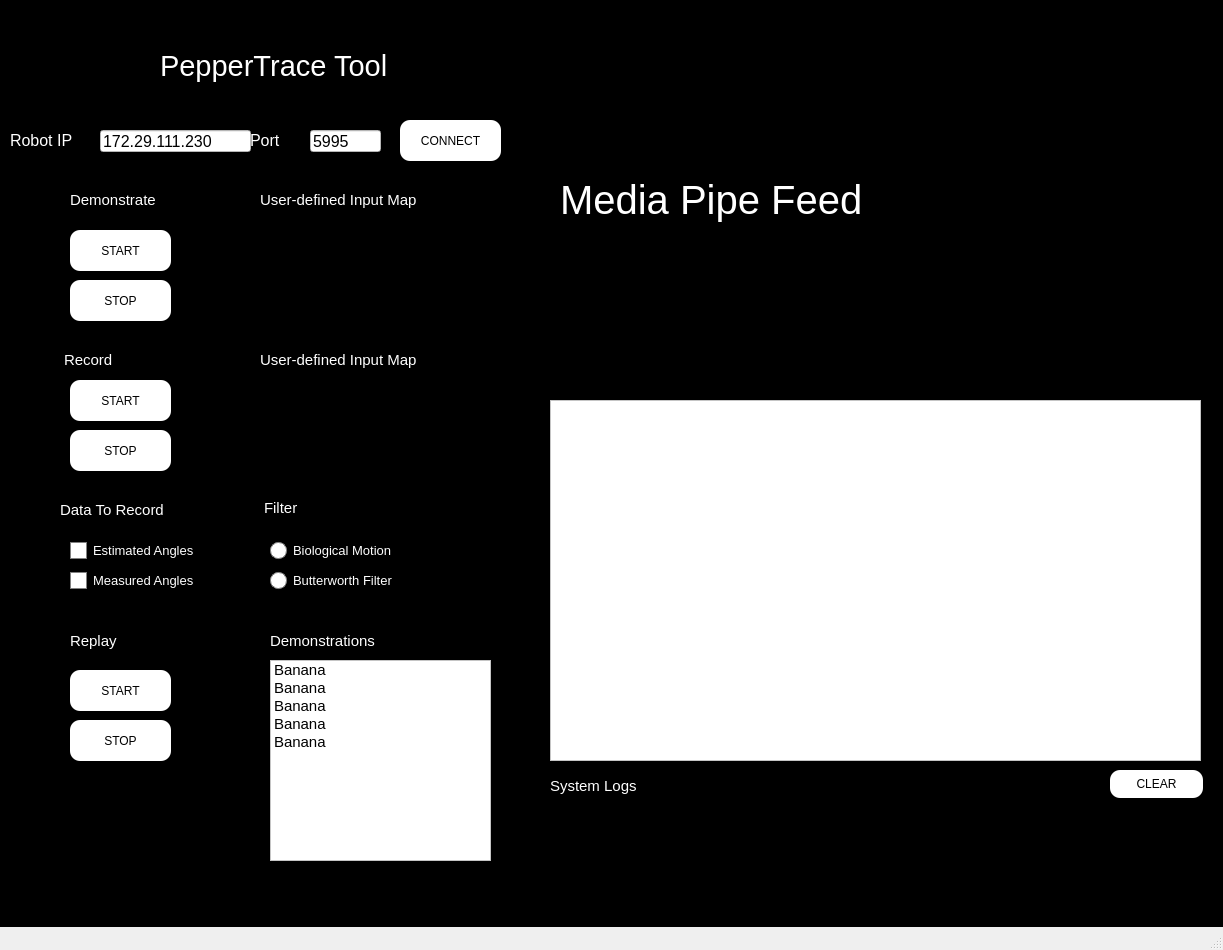
<?xml version="1.0" encoding="UTF-8"?>
<ui version="4.0">
 <class>MainWindow</class>
 <widget class="QMainWindow" name="MainWindow">
  <property name="geometry">
   <rect>
    <x>0</x>
    <y>0</y>
    <width>1223</width>
    <height>950</height>
   </rect>
  </property>
  <property name="font">
   <font>
    <pointsize>11</pointsize>
   </font>
  </property>
  <property name="windowTitle">
   <string>MainWindow</string>
  </property>
  <widget class="QWidget" name="centralwidget">
   <property name="styleSheet">
    <string notr="true">QWidget#centralwidget {
    background-color: black;
}

QWidget {
    background-color: white;
}

QTextEdit {
    background-color: white;
}

QRadioButton {
    color: white;
    background-color: black;
}

QRadioButton::indicator {
    background-color: white;
    border: 1px solid gray;
    width: 15px;
    height: 15px;
    border-radius: 8px;
}

QRadioButton::indicator:checked {
    background-color: lightgreen;
    border: 1px solid lightgreen;
}

QCheckBox {
    color: white; /* Text color */
    background-color: black;
}

QCheckBox::indicator {
    background-color: white; /* Default background when unchecked */
    border: 1px solid gray; /* Default border */
    width: 15px; /* Size of the checkbox */
    height: 15px; /* Size of the checkbox */
}

QCheckBox::indicator:checked {
    background-color: lightgreen;
    border: 1px solid lightgreen;
}

QListWidget {
    background-color: white;
}

QLabel {
    color: white;
    qproperty-alignment: AlignCenter;
    background-color: black;
}

QPushButton {
    background-color: white;
    border-radius: 10px;
    color: black;
}

QPushButton:pressed {
    background-color: #e0e0e0;
}

QLineEdit {
    background-color: white;
    color: black;
}
</string>
   </property>
   <widget class="QLabel" name="label">
    <property name="geometry">
     <rect>
      <x>160</x>
      <y>40</y>
      <width>291</width>
      <height>51</height>
     </rect>
    </property>
    <property name="font">
     <font>
      <pointsize>22</pointsize>
     </font>
    </property>
    <property name="text">
     <string>PepperTrace Tool</string>
    </property>
   </widget>
   <widget class="QLabel" name="mediaPipeFeed">
    <property name="geometry">
     <rect>
      <x>560</x>
      <y>20</y>
      <width>640</width>
      <height>360</height>
     </rect>
    </property>
    <property name="font">
     <font>
      <pointsize>30</pointsize>
     </font>
    </property>
    <property name="text">
     <string>Media Pipe Feed </string>
    </property>
   </widget>
   <widget class="QLabel" name="label_3">
    <property name="geometry">
     <rect>
      <x>10</x>
      <y>130</y>
      <width>81</width>
      <height>20</height>
     </rect>
    </property>
    <property name="font">
     <font>
      <pointsize>12</pointsize>
     </font>
    </property>
    <property name="text">
     <string>Robot IP</string>
    </property>
   </widget>
   <widget class="QLabel" name="label_4">
    <property name="geometry">
     <rect>
      <x>250</x>
      <y>130</y>
      <width>55</width>
      <height>21</height>
     </rect>
    </property>
    <property name="font">
     <font>
      <pointsize>12</pointsize>
     </font>
    </property>
    <property name="text">
     <string>Port</string>
    </property>
   </widget>
   <widget class="QLabel" name="label_5">
    <property name="geometry">
     <rect>
      <x>70</x>
      <y>190</y>
      <width>101</width>
      <height>20</height>
     </rect>
    </property>
    <property name="font">
     <font>
      <pointsize>11</pointsize>
     </font>
    </property>
    <property name="text">
     <string>Demonstrate</string>
    </property>
   </widget>
   <widget class="QLabel" name="label_6">
    <property name="geometry">
     <rect>
      <x>64</x>
      <y>350</y>
      <width>61</width>
      <height>20</height>
     </rect>
    </property>
    <property name="font">
     <font>
      <pointsize>11</pointsize>
     </font>
    </property>
    <property name="text">
     <string>Record</string>
    </property>
   </widget>
   <widget class="QLabel" name="label_7">
    <property name="geometry">
     <rect>
      <x>70</x>
      <y>625</y>
      <width>55</width>
      <height>31</height>
     </rect>
    </property>
    <property name="font">
     <font>
      <pointsize>11</pointsize>
     </font>
    </property>
    <property name="text">
     <string>Replay</string>
    </property>
   </widget>
   <widget class="QLabel" name="label_8">
    <property name="geometry">
     <rect>
      <x>60</x>
      <y>500</y>
      <width>141</width>
      <height>20</height>
     </rect>
    </property>
    <property name="font">
     <font>
      <pointsize>11</pointsize>
     </font>
    </property>
    <property name="text">
     <string>Data To Record</string>
    </property>
   </widget>
   <widget class="QLabel" name="label_9">
    <property name="geometry">
     <rect>
      <x>264</x>
      <y>500</y>
      <width>61</width>
      <height>16</height>
     </rect>
    </property>
    <property name="font">
     <font>
      <pointsize>11</pointsize>
     </font>
    </property>
    <property name="text">
     <string>Filter</string>
    </property>
   </widget>
   <widget class="QLabel" name="label_10">
    <property name="geometry">
     <rect>
      <x>260</x>
      <y>190</y>
      <width>221</width>
      <height>20</height>
     </rect>
    </property>
    <property name="font">
     <font>
      <pointsize>11</pointsize>
     </font>
    </property>
    <property name="text">
     <string>User-defined Input Map</string>
    </property>
   </widget>
   <widget class="QLabel" name="label_12">
    <property name="geometry">
     <rect>
      <x>550</x>
      <y>770</y>
      <width>121</width>
      <height>31</height>
     </rect>
    </property>
    <property name="font">
     <font>
      <pointsize>11</pointsize>
     </font>
    </property>
    <property name="text">
     <string>System Logs</string>
    </property>
   </widget>
   <widget class="QPushButton" name="clearLogsButton">
    <property name="geometry">
     <rect>
      <x>1110</x>
      <y>770</y>
      <width>93</width>
      <height>28</height>
     </rect>
    </property>
    <property name="font">
     <font>
      <pointsize>9</pointsize>
     </font>
    </property>
    <property name="text">
     <string>CLEAR</string>
    </property>
   </widget>
   <widget class="QPushButton" name="connectButton">
    <property name="geometry">
     <rect>
      <x>400</x>
      <y>120</y>
      <width>101</width>
      <height>41</height>
     </rect>
    </property>
    <property name="font">
     <font>
      <pointsize>9</pointsize>
     </font>
    </property>
    <property name="text">
     <string>CONNECT</string>
    </property>
   </widget>
   <widget class="QLabel" name="pepperLogo">
    <property name="geometry">
     <rect>
      <x>20</x>
      <y>20</y>
      <width>121</width>
      <height>91</height>
     </rect>
    </property>
    <property name="font">
     <font>
      <pointsize>22</pointsize>
     </font>
    </property>
    <property name="text">
     <string/>
    </property>
   </widget>
   <widget class="QLineEdit" name="robotIP">
    <property name="geometry">
     <rect>
      <x>100</x>
      <y>130</y>
      <width>151</width>
      <height>22</height>
     </rect>
    </property>
    <property name="font">
     <font>
      <pointsize>12</pointsize>
     </font>
    </property>
    <property name="text">
     <string>172.29.111.230</string>
    </property>
   </widget>
   <widget class="QLineEdit" name="port">
    <property name="geometry">
     <rect>
      <x>310</x>
      <y>130</y>
      <width>71</width>
      <height>22</height>
     </rect>
    </property>
    <property name="font">
     <font>
      <pointsize>12</pointsize>
     </font>
    </property>
    <property name="text">
     <string>5995</string>
    </property>
   </widget>
   <widget class="QPushButton" name="startDemonstrateButton">
    <property name="geometry">
     <rect>
      <x>70</x>
      <y>230</y>
      <width>101</width>
      <height>41</height>
     </rect>
    </property>
    <property name="font">
     <font>
      <pointsize>9</pointsize>
     </font>
    </property>
    <property name="text">
     <string>START</string>
    </property>
   </widget>
   <widget class="QPushButton" name="stopDemonstrateButton">
    <property name="geometry">
     <rect>
      <x>70</x>
      <y>280</y>
      <width>101</width>
      <height>41</height>
     </rect>
    </property>
    <property name="font">
     <font>
      <pointsize>9</pointsize>
     </font>
    </property>
    <property name="text">
     <string>STOP</string>
    </property>
   </widget>
   <widget class="QLabel" name="inputMapDemonstrate1">
    <property name="geometry">
     <rect>
      <x>260</x>
      <y>240</y>
      <width>221</width>
      <height>20</height>
     </rect>
    </property>
    <property name="font">
     <font>
      <pointsize>12</pointsize>
     </font>
    </property>
    <property name="text">
     <string/>
    </property>
   </widget>
   <widget class="QLabel" name="inputMapDemonstrate2">
    <property name="geometry">
     <rect>
      <x>260</x>
      <y>290</y>
      <width>221</width>
      <height>20</height>
     </rect>
    </property>
    <property name="font">
     <font>
      <pointsize>12</pointsize>
     </font>
    </property>
    <property name="text">
     <string/>
    </property>
   </widget>
   <widget class="QPushButton" name="stopRecordButton">
    <property name="geometry">
     <rect>
      <x>70</x>
      <y>430</y>
      <width>101</width>
      <height>41</height>
     </rect>
    </property>
    <property name="font">
     <font>
      <pointsize>9</pointsize>
     </font>
    </property>
    <property name="text">
     <string>STOP</string>
    </property>
   </widget>
   <widget class="QPushButton" name="startRecordButton">
    <property name="geometry">
     <rect>
      <x>70</x>
      <y>380</y>
      <width>101</width>
      <height>41</height>
     </rect>
    </property>
    <property name="font">
     <font>
      <pointsize>9</pointsize>
     </font>
    </property>
    <property name="text">
     <string>START</string>
    </property>
   </widget>
   <widget class="QLabel" name="inputMapRecord1_2">
    <property name="geometry">
     <rect>
      <x>260</x>
      <y>450</y>
      <width>221</width>
      <height>20</height>
     </rect>
    </property>
    <property name="font">
     <font>
      <pointsize>12</pointsize>
     </font>
    </property>
    <property name="text">
     <string/>
    </property>
   </widget>
   <widget class="QLabel" name="label_11">
    <property name="geometry">
     <rect>
      <x>260</x>
      <y>350</y>
      <width>221</width>
      <height>20</height>
     </rect>
    </property>
    <property name="font">
     <font>
      <pointsize>11</pointsize>
     </font>
    </property>
    <property name="text">
     <string>User-defined Input Map</string>
    </property>
   </widget>
   <widget class="QLabel" name="inputMapRecord1">
    <property name="geometry">
     <rect>
      <x>260</x>
      <y>400</y>
      <width>221</width>
      <height>20</height>
     </rect>
    </property>
    <property name="font">
     <font>
      <pointsize>12</pointsize>
     </font>
    </property>
    <property name="text">
     <string/>
    </property>
   </widget>
   <widget class="QPushButton" name="stopReplayButton">
    <property name="geometry">
     <rect>
      <x>70</x>
      <y>720</y>
      <width>101</width>
      <height>41</height>
     </rect>
    </property>
    <property name="font">
     <font>
      <pointsize>9</pointsize>
     </font>
    </property>
    <property name="text">
     <string>STOP</string>
    </property>
   </widget>
   <widget class="QPushButton" name="startReplayButton">
    <property name="geometry">
     <rect>
      <x>70</x>
      <y>670</y>
      <width>101</width>
      <height>41</height>
     </rect>
    </property>
    <property name="font">
     <font>
      <pointsize>9</pointsize>
     </font>
    </property>
    <property name="text">
     <string>START</string>
    </property>
   </widget>
   <widget class="QTextBrowser" name="systemLogsBox">
    <property name="geometry">
     <rect>
      <x>550</x>
      <y>400</y>
      <width>651</width>
      <height>361</height>
     </rect>
    </property>
   </widget>
   <widget class="QLabel" name="demonstrateIcon">
    <property name="geometry">
     <rect>
      <x>180</x>
      <y>190</y>
      <width>31</width>
      <height>31</height>
     </rect>
    </property>
    <property name="font">
     <font>
      <pointsize>11</pointsize>
     </font>
    </property>
    <property name="text">
     <string/>
    </property>
   </widget>
   <widget class="QLabel" name="recordIcon">
    <property name="geometry">
     <rect>
      <x>180</x>
      <y>340</y>
      <width>31</width>
      <height>31</height>
     </rect>
    </property>
    <property name="font">
     <font>
      <pointsize>11</pointsize>
     </font>
    </property>
    <property name="text">
     <string/>
    </property>
   </widget>
   <widget class="QLabel" name="connectedIcon">
    <property name="geometry">
     <rect>
      <x>510</x>
      <y>120</y>
      <width>31</width>
      <height>31</height>
     </rect>
    </property>
    <property name="font">
     <font>
      <pointsize>11</pointsize>
     </font>
    </property>
    <property name="text">
     <string/>
    </property>
   </widget>
   <widget class="QRadioButton" name="biomoRadio">
    <property name="geometry">
     <rect>
      <x>270</x>
      <y>540</y>
      <width>151</width>
      <height>20</height>
     </rect>
    </property>
    <property name="font">
     <font>
      <pointsize>10</pointsize>
     </font>
    </property>
    <property name="text">
     <string>Biological Motion</string>
    </property>
   </widget>
   <widget class="QRadioButton" name="butterworthRadio">
    <property name="geometry">
     <rect>
      <x>270</x>
      <y>570</y>
      <width>161</width>
      <height>20</height>
     </rect>
    </property>
    <property name="font">
     <font>
      <pointsize>10</pointsize>
     </font>
    </property>
    <property name="text">
     <string>Butterworth Filter</string>
    </property>
   </widget>
   <widget class="QCheckBox" name="checkBox">
    <property name="geometry">
     <rect>
      <x>70</x>
      <y>540</y>
      <width>161</width>
      <height>20</height>
     </rect>
    </property>
    <property name="font">
     <font>
      <pointsize>10</pointsize>
     </font>
    </property>
    <property name="text">
     <string>Estimated Angles</string>
    </property>
   </widget>
   <widget class="QCheckBox" name="checkBox_2">
    <property name="geometry">
     <rect>
      <x>70</x>
      <y>570</y>
      <width>161</width>
      <height>20</height>
     </rect>
    </property>
    <property name="font">
     <font>
      <pointsize>10</pointsize>
     </font>
    </property>
    <property name="text">
     <string>Measured Angles</string>
    </property>
   </widget>
   <widget class="QLabel" name="label_13">
    <property name="geometry">
     <rect>
      <x>270</x>
      <y>630</y>
      <width>131</width>
      <height>21</height>
     </rect>
    </property>
    <property name="font">
     <font>
      <pointsize>11</pointsize>
     </font>
    </property>
    <property name="text">
     <string>Demonstrations</string>
    </property>
   </widget>
   <widget class="QListWidget" name="listWidget">
    <property name="geometry">
     <rect>
      <x>270</x>
      <y>660</y>
      <width>221</width>
      <height>201</height>
     </rect>
    </property>
    <item>
     <property name="text">
      <string>Banana</string>
     </property>
    </item>
    <item>
     <property name="text">
      <string>Banana</string>
     </property>
    </item>
    <item>
     <property name="text">
      <string>Banana</string>
     </property>
    </item>
    <item>
     <property name="text">
      <string>Banana</string>
     </property>
    </item>
    <item>
     <property name="text">
      <string>Banana</string>
     </property>
    </item>
   </widget>
  </widget>
  <widget class="QMenuBar" name="menubar">
   <property name="geometry">
    <rect>
     <x>0</x>
     <y>0</y>
     <width>1223</width>
     <height>31</height>
    </rect>
   </property>
  </widget>
  <widget class="QStatusBar" name="statusbar"/>
 </widget>
 <resources/>
 <connections/>
</ui>
